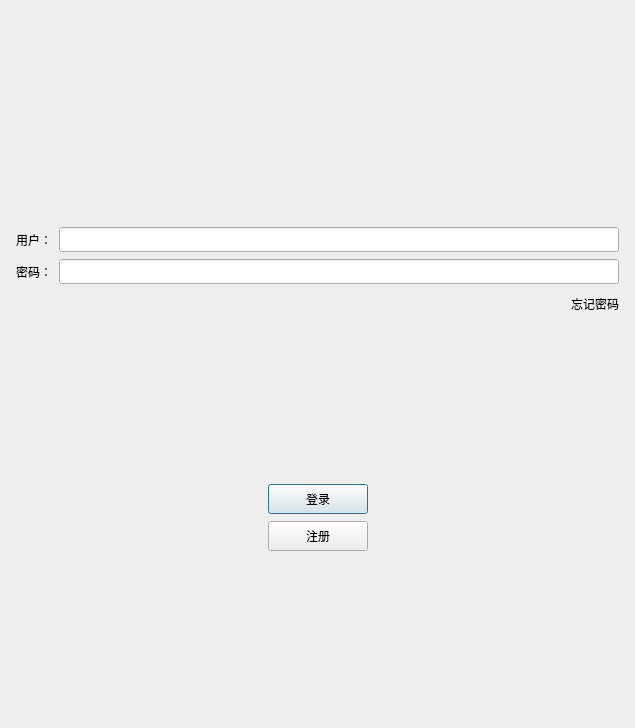
<?xml version="1.0" encoding="UTF-8"?>
<ui version="4.0">
 <class>LoginDialog</class>
 <widget class="QDialog" name="LoginDialog">
  <property name="geometry">
   <rect>
    <x>0</x>
    <y>0</y>
    <width>635</width>
    <height>728</height>
   </rect>
  </property>
  <property name="minimumSize">
   <size>
    <width>300</width>
    <height>500</height>
   </size>
  </property>
  <property name="maximumSize">
   <size>
    <width>16777215</width>
    <height>16777215</height>
   </size>
  </property>
  <property name="windowTitle">
   <string>Dialog</string>
  </property>
  <layout class="QVBoxLayout" name="verticalLayout_2">
   <item>
    <layout class="QVBoxLayout" name="verticalLayout">
     <property name="spacing">
      <number>7</number>
     </property>
     <property name="leftMargin">
      <number>5</number>
     </property>
     <property name="topMargin">
      <number>5</number>
     </property>
     <property name="rightMargin">
      <number>5</number>
     </property>
     <property name="bottomMargin">
      <number>5</number>
     </property>
     <item>
      <widget class="QWidget" name="widget" native="true">
       <layout class="QGridLayout" name="gridLayout">
        <item row="0" column="0">
         <widget class="QLabel" name="label">
          <property name="minimumSize">
           <size>
            <width>0</width>
            <height>25</height>
           </size>
          </property>
          <property name="text">
           <string/>
          </property>
          <property name="pixmap">
           <pixmap resource="rc.qrc">:/res/jx.jpg</pixmap>
          </property>
          <property name="scaledContents">
           <bool>true</bool>
          </property>
          <property name="alignment">
           <set>Qt::AlignmentFlag::AlignCenter</set>
          </property>
          <property name="wordWrap">
           <bool>false</bool>
          </property>
          <property name="openExternalLinks">
           <bool>false</bool>
          </property>
         </widget>
        </item>
       </layout>
      </widget>
     </item>
     <item>
      <spacer name="verticalSpacer">
       <property name="orientation">
        <enum>Qt::Orientation::Vertical</enum>
       </property>
       <property name="sizeType">
        <enum>QSizePolicy::Policy::Expanding</enum>
       </property>
       <property name="sizeHint" stdset="0">
        <size>
         <width>20</width>
         <height>40</height>
        </size>
       </property>
      </spacer>
     </item>
     <item>
      <layout class="QHBoxLayout" name="horizontalLayout">
       <item>
        <widget class="QLabel" name="user_label">
         <property name="minimumSize">
          <size>
           <width>0</width>
           <height>25</height>
          </size>
         </property>
         <property name="maximumSize">
          <size>
           <width>16777215</width>
           <height>25</height>
          </size>
         </property>
         <property name="text">
          <string>用户：</string>
         </property>
        </widget>
       </item>
       <item>
        <widget class="QLineEdit" name="user_edit">
         <property name="minimumSize">
          <size>
           <width>0</width>
           <height>25</height>
          </size>
         </property>
         <property name="maximumSize">
          <size>
           <width>16777215</width>
           <height>25</height>
          </size>
         </property>
        </widget>
       </item>
      </layout>
     </item>
     <item>
      <layout class="QHBoxLayout" name="horizontalLayout_2">
       <item>
        <widget class="QLabel" name="pass_label">
         <property name="minimumSize">
          <size>
           <width>0</width>
           <height>25</height>
          </size>
         </property>
         <property name="maximumSize">
          <size>
           <width>16777215</width>
           <height>25</height>
          </size>
         </property>
         <property name="text">
          <string>密码：</string>
         </property>
        </widget>
       </item>
       <item>
        <widget class="QLineEdit" name="pass_edit">
         <property name="minimumSize">
          <size>
           <width>0</width>
           <height>25</height>
          </size>
         </property>
         <property name="maximumSize">
          <size>
           <width>16777215</width>
           <height>25</height>
          </size>
         </property>
        </widget>
       </item>
      </layout>
     </item>
     <item>
      <layout class="QHBoxLayout" name="horizontalLayout_3">
       <item>
        <spacer name="horizontalSpacer">
         <property name="orientation">
          <enum>Qt::Orientation::Horizontal</enum>
         </property>
         <property name="sizeHint" stdset="0">
          <size>
           <width>40</width>
           <height>20</height>
          </size>
         </property>
        </spacer>
       </item>
       <item>
        <widget class="ClickedLabel" name="forget_label">
         <property name="minimumSize">
          <size>
           <width>0</width>
           <height>25</height>
          </size>
         </property>
         <property name="maximumSize">
          <size>
           <width>16777215</width>
           <height>25</height>
          </size>
         </property>
         <property name="text">
          <string>忘记密码</string>
         </property>
        </widget>
       </item>
      </layout>
     </item>
     <item>
      <spacer name="verticalSpacer_2">
       <property name="orientation">
        <enum>Qt::Orientation::Vertical</enum>
       </property>
       <property name="sizeType">
        <enum>QSizePolicy::Policy::Expanding</enum>
       </property>
       <property name="sizeHint" stdset="0">
        <size>
         <width>20</width>
         <height>40</height>
        </size>
       </property>
      </spacer>
     </item>
     <item>
      <layout class="QHBoxLayout" name="horizontalLayout_4">
       <item>
        <spacer name="horizontalSpacer_2">
         <property name="orientation">
          <enum>Qt::Orientation::Horizontal</enum>
         </property>
         <property name="sizeHint" stdset="0">
          <size>
           <width>40</width>
           <height>20</height>
          </size>
         </property>
        </spacer>
       </item>
       <item>
        <widget class="QPushButton" name="login_btn">
         <property name="minimumSize">
          <size>
           <width>100</width>
           <height>30</height>
          </size>
         </property>
         <property name="text">
          <string>登录</string>
         </property>
        </widget>
       </item>
       <item>
        <spacer name="horizontalSpacer_3">
         <property name="orientation">
          <enum>Qt::Orientation::Horizontal</enum>
         </property>
         <property name="sizeHint" stdset="0">
          <size>
           <width>40</width>
           <height>20</height>
          </size>
         </property>
        </spacer>
       </item>
      </layout>
     </item>
     <item>
      <layout class="QHBoxLayout" name="horizontalLayout_5">
       <item>
        <spacer name="horizontalSpacer_4">
         <property name="orientation">
          <enum>Qt::Orientation::Horizontal</enum>
         </property>
         <property name="sizeHint" stdset="0">
          <size>
           <width>40</width>
           <height>20</height>
          </size>
         </property>
        </spacer>
       </item>
       <item>
        <widget class="QPushButton" name="reg_btn">
         <property name="minimumSize">
          <size>
           <width>100</width>
           <height>30</height>
          </size>
         </property>
         <property name="text">
          <string>注册</string>
         </property>
        </widget>
       </item>
       <item>
        <spacer name="horizontalSpacer_5">
         <property name="orientation">
          <enum>Qt::Orientation::Horizontal</enum>
         </property>
         <property name="sizeHint" stdset="0">
          <size>
           <width>40</width>
           <height>20</height>
          </size>
         </property>
        </spacer>
       </item>
      </layout>
     </item>
     <item>
      <spacer name="verticalSpacer_3">
       <property name="orientation">
        <enum>Qt::Orientation::Vertical</enum>
       </property>
       <property name="sizeType">
        <enum>QSizePolicy::Policy::Expanding</enum>
       </property>
       <property name="sizeHint" stdset="0">
        <size>
         <width>20</width>
         <height>40</height>
        </size>
       </property>
      </spacer>
     </item>
    </layout>
   </item>
  </layout>
 </widget>
 <customwidgets>
  <customwidget>
   <class>ClickedLabel</class>
   <extends>QLabel</extends>
   <header>clickedlabel.h</header>
  </customwidget>
 </customwidgets>
 <resources>
  <include location="rc.qrc"/>
 </resources>
 <connections/>
</ui>
